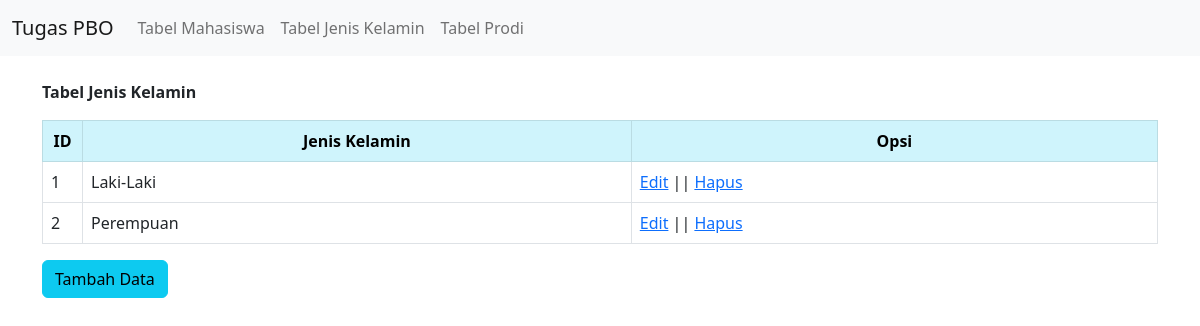
Page /T-JK.php on the committed database.
### tables this page shows
CREATE TABLE `tbl_jk` (
  `id_jk` int(11) NOT NULL,
  `nama` varchar(255) NOT NULL
);

### T-JK.php (the view, shortened to what this page needs)
<!doctype html>
<html lang="en">
  <head>
    <link rel="stylesheet" type="text/css" href="css/bootstrap.min.css">
  </head>
  <body>
        <nav class="navbar navbar-expand-lg bg-light">
        <div class="container-fluid">
            <a class="navbar-brand" href="index.php">Tugas PBO</a>
            <div class="collapse navbar-collapse" id="navbarNav">
            <ul class="navbar-nav">
                <li class="nav-item">
                <a class="nav-link" href="T-Mhs.php">Tabel Mahasiswa</a>
                </li>
                <li class="nav-item">
                <a class="nav-link" href="T-JK.php">Tabel Jenis Kelamin</a>
                </li>
                <li class="nav-item">
                <a class="nav-link" href="T-Prodi.php">Tabel Prodi</a>
                </li>
            </ul>
            </div>
        </div>
        </nav>
    <div class="container">
        <br><p class="fw-bold">Tabel Jenis Kelamin</p>
        <table class="table table-bordered" width="50%">
            <thead>
                <tr class="table-info" style="text-align:center">
                    <th scope="col" width="40px">ID</th>
                    <th scope="col">Jenis Kelamin</th>
                    <th scope="col">Opsi</th>
                </tr>
            </thead>
            <?php
            include 'koneksi.php';
            $query = "SELECT * FROM tbl_jk;";
            $select = mysqli_query($conn, $query);
            while($hasil = mysqli_fetch_array($select)){
            ?>
            <tbody>
                <td><?php echo $hasil['id_jk'] ?></td>
                <td><?php echo $hasil['nama'] ?></td>
                <td>
                    <a href="edit-T-JK.php?id_jk=<?php echo $hasil['id_jk'] ?>">Edit</a> ||
                    <a href="delete-T-JK.php?id_jk=<?php echo $hasil['id_jk'] ?>">Hapus</a>
                </td>
                <?php } ?>
            </tbody>
        </table>
        <a class="btn btn-info" href="form-input-jk.php" role="button">Tambah Data</a>
    </div>
  </body>
</html>

### rows in the picture
tbl_jk: id_jk "1", nama "Laki-Laki"
tbl_jk: id_jk "2", nama "Perempuan"
